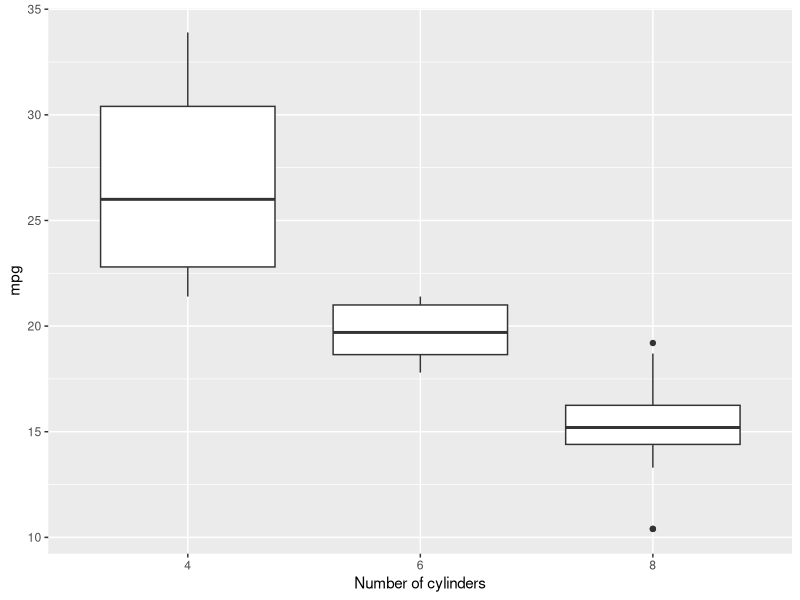
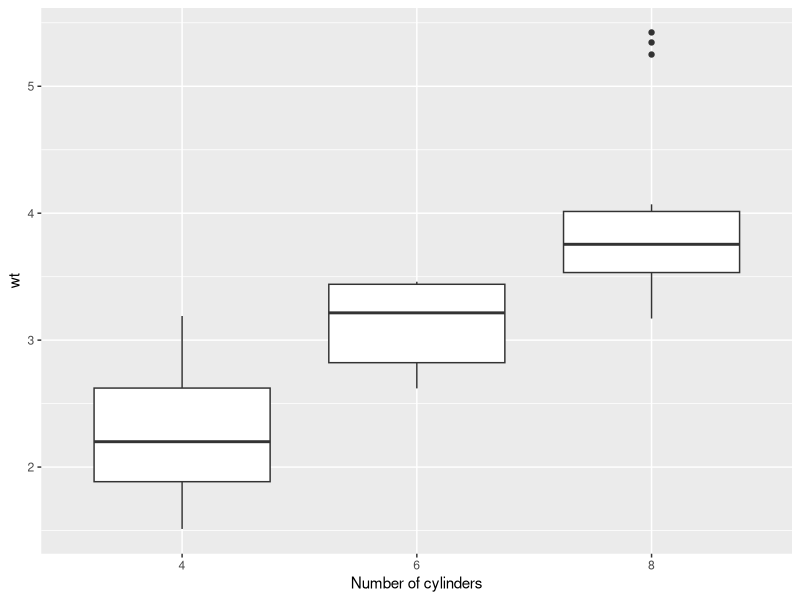

The R source for these figures, in order:
## ---- chunk 1
library(tidyverse)
## ---- chunk 2
plot.mpg <- mtcars %>%
	ggplot(aes(factor(cyl), mpg)) +
	geom_boxplot()

plot.wt <- mtcars %>%
	ggplot(aes(factor(cyl), wt)) +
	geom_boxplot()
## ---- chunk 3
myplotsettings <- xlab("Number of cylinders")
## ---- chunk 4
plot.mpg + myplotsettings
## ---- chunk 5
plot.wt + myplotsettings
